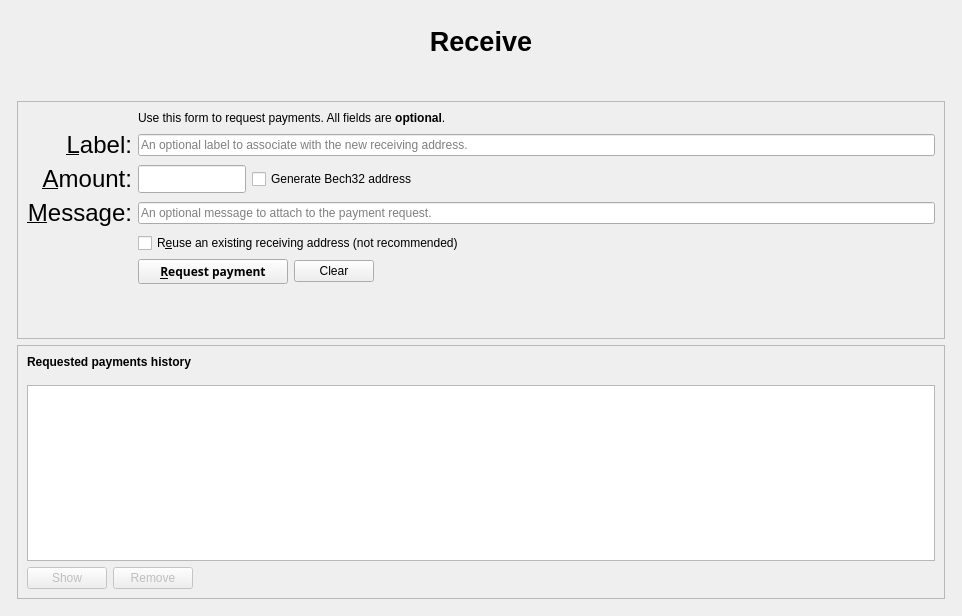
<?xml version="1.0" encoding="UTF-8"?>
<ui version="4.0">
 <class>ReceiveCoinsDialog</class>
 <widget class="QWidget" name="ReceiveCoinsDialog">
  <property name="geometry">
   <rect>
    <x>0</x>
    <y>0</y>
    <width>962</width>
    <height>616</height>
   </rect>
  </property>
  <layout class="QVBoxLayout" name="verticalLayout" stretch="0">
   <item>
    <layout class="QVBoxLayout" name="verticalLayout_Master" stretch="0,1">
     <property name="spacing">
      <number>0</number>
     </property>
     <item>
      <widget class="QFrame" name="frame_Header">
       <layout class="QVBoxLayout" name="verticalLayout_8">
        <property name="leftMargin">
         <number>0</number>
        </property>
        <property name="topMargin">
         <number>0</number>
        </property>
        <property name="rightMargin">
         <number>0</number>
        </property>
        <property name="bottomMargin">
         <number>0</number>
        </property>
        <item>
         <layout class="QHBoxLayout" name="horizontalLayout_Header" stretch="1">
          <item>
           <widget class="QLabel" name="labelOverviewHeaderLeft">
            <property name="minimumSize">
             <size>
              <width>464</width>
              <height>60</height>
             </size>
            </property>
            <property name="maximumSize">
             <size>
              <width>16777215</width>
              <height>60</height>
             </size>
            </property>
            <property name="font">
             <font>
              <pointsize>20</pointsize>
              <weight>75</weight>
              <bold>true</bold>
             </font>
            </property>
            <property name="text">
             <string>Receive</string>
            </property>
            <property name="alignment">
             <set>Qt::AlignCenter</set>
            </property>
           </widget>
          </item>
         </layout>
        </item>
       </layout>
      </widget>
     </item>
     <item>
      <widget class="QFrame" name="frame_BG">
       <layout class="QVBoxLayout" name="verticalLayout_5">
        <property name="leftMargin">
         <number>6</number>
        </property>
        <property name="topMargin">
         <number>6</number>
        </property>
        <property name="rightMargin">
         <number>6</number>
        </property>
        <property name="bottomMargin">
         <number>6</number>
        </property>
        <item>
         <spacer name="verticalSpacer_3">
          <property name="orientation">
           <enum>Qt::Vertical</enum>
          </property>
          <property name="sizeType">
           <enum>QSizePolicy::Preferred</enum>
          </property>
          <property name="sizeHint" stdset="0">
           <size>
            <width>20</width>
            <height>40</height>
           </size>
          </property>
         </spacer>
        </item>
        <item>
         <widget class="QFrame" name="frame2">
          <property name="sizePolicy">
           <sizepolicy hsizetype="Preferred" vsizetype="Expanding">
            <horstretch>0</horstretch>
            <verstretch>0</verstretch>
           </sizepolicy>
          </property>
          <property name="frameShape">
           <enum>QFrame::StyledPanel</enum>
          </property>
          <property name="frameShadow">
           <enum>QFrame::Sunken</enum>
          </property>
          <layout class="QVBoxLayout" name="verticalLayout_3">
           <item>
            <layout class="QGridLayout" name="gridLayout">
             <item row="7" column="2">
              <widget class="QCheckBox" name="reuseAddress">
               <property name="toolTip">
                <string>Reuse one of the previously used receiving addresses.&lt;br&gt;Reusing addresses has security and privacy issues.&lt;br&gt;Do not use this unless re-generating a payment request made before.</string>
               </property>
               <property name="text">
                <string>R&amp;euse an existing receiving address (not recommended)</string>
               </property>
              </widget>
             </item>
             <item row="7" column="0">
              <widget class="QLabel" name="label_4">
               <property name="text">
                <string/>
               </property>
              </widget>
             </item>
             <item row="6" column="0">
              <widget class="QLabel" name="label_3">
               <property name="font">
                <font>
                 <pointsize>18</pointsize>
                </font>
               </property>
               <property name="toolTip">
                <string>An optional message to attach to the payment request, which will be displayed when the request is opened. Note: The message will not be sent with the payment over the ITN network.</string>
               </property>
               <property name="text">
                <string>&amp;Message:</string>
               </property>
               <property name="alignment">
                <set>Qt::AlignRight|Qt::AlignTrailing|Qt::AlignVCenter</set>
               </property>
               <property name="buddy">
                <cstring>reqMessage</cstring>
               </property>
              </widget>
             </item>
             <item row="4" column="2">
              <widget class="QLineEdit" name="reqLabel">
               <property name="toolTip">
                <string>An optional label to associate with the new receiving address.</string>
               </property>
               <property name="placeholderText">
                <string>An optional label to associate with the new receiving address.</string>
               </property>
              </widget>
             </item>
             <item row="6" column="2">
              <widget class="QLineEdit" name="reqMessage">
               <property name="toolTip">
                <string>An optional message to attach to the payment request, which will be displayed when the request is opened.&lt;br&gt;Note: The message will not be sent with the payment over the ITN network.</string>
               </property>
               <property name="placeholderText">
                <string>An optional message to attach to the payment request.</string>
               </property>
              </widget>
             </item>
             <item row="2" column="2">
              <widget class="QLabel" name="label_5">
               <property name="text">
                <string>Use this form to request payments. All fields are &lt;b&gt;optional&lt;/b&gt;.</string>
               </property>
              </widget>
             </item>
             <item row="4" column="0">
              <widget class="QLabel" name="label_2">
               <property name="font">
                <font>
                 <pointsize>18</pointsize>
                </font>
               </property>
               <property name="toolTip">
                <string>An optional label to associate with the new receiving address.</string>
               </property>
               <property name="text">
                <string>&amp;Label:</string>
               </property>
               <property name="alignment">
                <set>Qt::AlignRight|Qt::AlignTrailing|Qt::AlignVCenter</set>
               </property>
               <property name="buddy">
                <cstring>reqLabel</cstring>
               </property>
              </widget>
             </item>
             <item row="5" column="0">
              <widget class="QLabel" name="label">
               <property name="font">
                <font>
                 <pointsize>18</pointsize>
                </font>
               </property>
               <property name="toolTip">
                <string>An optional amount to request. Leave this empty or zero to not request a specific amount.</string>
               </property>
               <property name="text">
                <string>&amp;Amount:</string>
               </property>
               <property name="alignment">
                <set>Qt::AlignRight|Qt::AlignTrailing|Qt::AlignVCenter</set>
               </property>
               <property name="buddy">
                <cstring>reqAmount</cstring>
               </property>
              </widget>
             </item>
             <item row="5" column="2">
              <layout class="QHBoxLayout" name="horizontalLayout_6">
               <item>
                <widget class="BitcoinAmountField" name="reqAmount">
                 <property name="sizePolicy">
                  <sizepolicy hsizetype="Fixed" vsizetype="Fixed">
                   <horstretch>0</horstretch>
                   <verstretch>0</verstretch>
                  </sizepolicy>
                 </property>
                 <property name="minimumSize">
                  <size>
                   <width>80</width>
                   <height>0</height>
                  </size>
                 </property>
                 <property name="maximumSize">
                  <size>
                   <width>1000</width>
                   <height>100</height>
                  </size>
                 </property>
                 <property name="toolTip">
                  <string>An optional amount to request. Leave this empty or zero to not request a specific amount.</string>
                 </property>
                </widget>
               </item>
               <item>
                <widget class="QCheckBox" name="useBech32">
                 <property name="sizePolicy">
                  <sizepolicy hsizetype="Fixed" vsizetype="Fixed">
                   <horstretch>0</horstretch>
                   <verstretch>0</verstretch>
                  </sizepolicy>
                 </property>
                 <property name="maximumSize">
                  <size>
                   <width>1000</width>
                   <height>16777215</height>
                  </size>
                 </property>
                 <property name="focusPolicy">
                  <enum>Qt::StrongFocus</enum>
                 </property>
                 <property name="toolTip">
                  <string>Bech32 addresses (BIP-173) are cheaper to spend from and offer better protection against typos. When unchecked a P2SH wrapped SegWit address will be created, compatible with older wallets.</string>
                 </property>
                 <property name="text">
                  <string>Generate Bech32 address</string>
                 </property>
                </widget>
               </item>
               <item>
                <spacer name="horizontalSpacer_3">
                 <property name="orientation">
                  <enum>Qt::Horizontal</enum>
                 </property>
                 <property name="sizeHint" stdset="0">
                  <size>
                   <width>0</width>
                   <height>0</height>
                  </size>
                 </property>
                </spacer>
               </item>
              </layout>
             </item>
             <item row="8" column="0">
              <widget class="QLabel" name="label_7">
               <property name="text">
                <string/>
               </property>
              </widget>
             </item>
             <item row="8" column="2">
              <layout class="QHBoxLayout" name="horizontalLayout">
               <item>
                <widget class="QPushButton" name="receiveButton">
                 <property name="minimumSize">
                  <size>
                   <width>150</width>
                   <height>0</height>
                  </size>
                 </property>
                 <property name="font">
                  <font>
                   <family>Montserrat</family>
                   <weight>75</weight>
                   <bold>true</bold>
                  </font>
                 </property>
                 <property name="text">
                  <string>&amp;Request payment</string>
                 </property>
                </widget>
               </item>
               <item>
                <widget class="QPushButton" name="clearButton">
                 <property name="sizePolicy">
                  <sizepolicy hsizetype="Minimum" vsizetype="Fixed">
                   <horstretch>0</horstretch>
                   <verstretch>0</verstretch>
                  </sizepolicy>
                 </property>
                 <property name="toolTip">
                  <string>Clear all fields of the form.</string>
                 </property>
                 <property name="text">
                  <string>Clear</string>
                 </property>
                 <property name="autoDefault">
                  <bool>false</bool>
                 </property>
                </widget>
               </item>
               <item>
                <spacer name="horizontalSpacer">
                 <property name="orientation">
                  <enum>Qt::Horizontal</enum>
                 </property>
                 <property name="sizeHint" stdset="0">
                  <size>
                   <width>40</width>
                   <height>20</height>
                  </size>
                 </property>
                </spacer>
               </item>
              </layout>
             </item>
             <item row="9" column="2">
              <spacer name="verticalSpacer">
               <property name="orientation">
                <enum>Qt::Vertical</enum>
               </property>
               <property name="sizeHint" stdset="0">
                <size>
                 <width>20</width>
                 <height>60</height>
                </size>
               </property>
              </spacer>
             </item>
            </layout>
           </item>
          </layout>
         </widget>
        </item>
        <item>
         <widget class="QFrame" name="frame">
          <property name="sizePolicy">
           <sizepolicy hsizetype="Preferred" vsizetype="Expanding">
            <horstretch>0</horstretch>
            <verstretch>0</verstretch>
           </sizepolicy>
          </property>
          <property name="frameShape">
           <enum>QFrame::StyledPanel</enum>
          </property>
          <property name="frameShadow">
           <enum>QFrame::Raised</enum>
          </property>
          <layout class="QVBoxLayout" name="verticalLayout_2">
           <item>
            <widget class="QLabel" name="label_6">
             <property name="font">
              <font>
               <weight>75</weight>
               <bold>true</bold>
              </font>
             </property>
             <property name="text">
              <string>Requested payments history</string>
             </property>
            </widget>
           </item>
           <item>
            <spacer name="verticalSpacer_2">
             <property name="orientation">
              <enum>Qt::Vertical</enum>
             </property>
             <property name="sizeType">
              <enum>QSizePolicy::Preferred</enum>
             </property>
             <property name="sizeHint" stdset="0">
              <size>
               <width>20</width>
               <height>10</height>
              </size>
             </property>
            </spacer>
           </item>
           <item>
            <widget class="QTableView" name="recentRequestsView">
             <property name="sizePolicy">
              <sizepolicy hsizetype="Expanding" vsizetype="Expanding">
               <horstretch>0</horstretch>
               <verstretch>1</verstretch>
              </sizepolicy>
             </property>
             <property name="palette">
              <palette>
               <active>
                <colorrole role="Text">
                 <brush brushstyle="SolidPattern">
                  <color alpha="255">
                   <red>51</red>
                   <green>51</green>
                   <blue>51</blue>
                  </color>
                 </brush>
                </colorrole>
               </active>
               <inactive>
                <colorrole role="Text">
                 <brush brushstyle="SolidPattern">
                  <color alpha="255">
                   <red>51</red>
                   <green>51</green>
                   <blue>51</blue>
                  </color>
                 </brush>
                </colorrole>
               </inactive>
               <disabled>
                <colorrole role="Text">
                 <brush brushstyle="SolidPattern">
                  <color alpha="255">
                   <red>85</red>
                   <green>85</green>
                   <blue>85</blue>
                  </color>
                 </brush>
                </colorrole>
               </disabled>
              </palette>
             </property>
             <property name="contextMenuPolicy">
              <enum>Qt::CustomContextMenu</enum>
             </property>
             <property name="tabKeyNavigation">
              <bool>false</bool>
             </property>
             <property name="showGrid">
              <bool>false</bool>
             </property>
             <property name="sortingEnabled">
              <bool>true</bool>
             </property>
            </widget>
           </item>
           <item>
            <layout class="QHBoxLayout" name="horizontalLayout_2">
             <item>
              <widget class="QPushButton" name="showRequestButton">
               <property name="enabled">
                <bool>false</bool>
               </property>
               <property name="toolTip">
                <string>Show the selected request (does the same as double clicking an entry)</string>
               </property>
               <property name="text">
                <string>Show</string>
               </property>
               <property name="icon">
                <iconset resource="../itn.qrc">
                 <normaloff>:/icons/edit</normaloff>:/icons/edit</iconset>
               </property>
               <property name="autoDefault">
                <bool>false</bool>
               </property>
              </widget>
             </item>
             <item>
              <widget class="QPushButton" name="removeRequestButton">
               <property name="enabled">
                <bool>false</bool>
               </property>
               <property name="toolTip">
                <string>Remove the selected entries from the list</string>
               </property>
               <property name="text">
                <string>Remove</string>
               </property>
               <property name="icon">
                <iconset resource="../itn.qrc">
                 <normaloff>:/icons/remove</normaloff>:/icons/remove</iconset>
               </property>
               <property name="autoDefault">
                <bool>false</bool>
               </property>
              </widget>
             </item>
             <item>
              <spacer name="horizontalSpacer_2">
               <property name="orientation">
                <enum>Qt::Horizontal</enum>
               </property>
               <property name="sizeHint" stdset="0">
                <size>
                 <width>40</width>
                 <height>20</height>
                </size>
               </property>
              </spacer>
             </item>
            </layout>
           </item>
          </layout>
         </widget>
        </item>
       </layout>
      </widget>
     </item>
    </layout>
   </item>
  </layout>
 </widget>
 <customwidgets>
  <customwidget>
   <class>BitcoinAmountField</class>
   <extends>QLineEdit</extends>
   <header>bitcoinamountfield.h</header>
   <container>1</container>
  </customwidget>
 </customwidgets>
 <tabstops>
  <tabstop>reqLabel</tabstop>
  <tabstop>reqAmount</tabstop>
  <tabstop>reqMessage</tabstop>
  <tabstop>reuseAddress</tabstop>
  <tabstop>receiveButton</tabstop>
  <tabstop>clearButton</tabstop>
  <tabstop>recentRequestsView</tabstop>
  <tabstop>showRequestButton</tabstop>
  <tabstop>removeRequestButton</tabstop>
 </tabstops>
 <resources>
  <include location="../itn.qrc"/>
 </resources>
 <connections/>
</ui>
